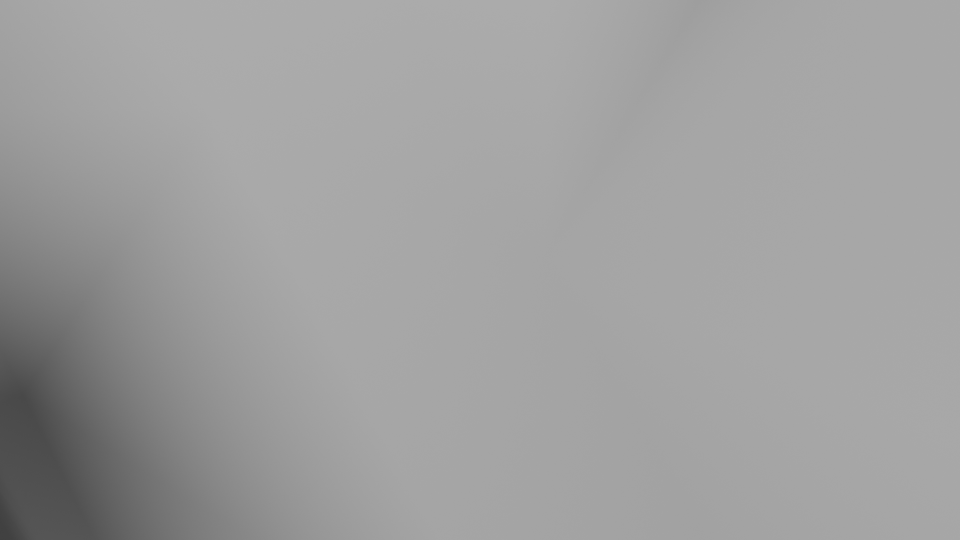
#> input picture .trippedd_assets/mars_source_1RKxHGkgoKe0hZf7a2kObqzKpgqKfkrhl_proxy_render.png, 1920 x 1080 px (shown at 1/2 size)
$ python -i features.py   (imports and definitions only)   (older library calls are emulated)
#> lines starting #> are read from the running program, lines starting #| are printed output that depends on the picture; after the words box and inside, x2 and y2 are one past the last pixel; in counts of white or black regions, pixels touching at a corner belong together
#> further down, picture is the input picture: shape (1080, 1920, 3); min 64, max 172, mean 158.7
#!/usr/bin/env python3
"""
features.py — Shared per-frame / per-window feature extraction for sensorium.

Visual features (OpenCV + numpy, no torch):
  sharpness, contrast, colorfulness, brightness, saturation,
  edge_density, flatness (2D-cartoon proxy), palette_size,
  gradient_smoothness (3D-render proxy), texture_energy,
  symmetry, thirds_balance, noise_est, blockiness

Audio features (librosa, no torch):
  rms, spectral_centroid, spectral_rolloff, zcr, mfcc13 means,
  spectral_contrast mean, energy_vad_ratio

All functions are pure numpy/OpenCV. Runs on CPU in seconds.
Part of sensorium (~/workspace/tools/brain/sensorium/).
Reuses the ai-qc venv: ~/workspace/tools/ai-qc/venv/bin/python
"""
import cv2
import numpy as np


# ---------------------------------------------------------------- visual ---

def visual_features_bgr(frame_bgr):
    """
    Compute the visual feature dict for one BGR frame (any size; internally
    downscaled to width 360 for speed). All values are floats.
    """
    h, w = frame_bgr.shape[:2]
#> h = 1080; w = 1920
    scale = 360.0 / max(1, w)
#> scale = 0.188
    small = cv2.resize(frame_bgr, (max(1, int(w * scale)),
                                   max(1, int(h * scale))),
                       interpolation=cv2.INTER_AREA)
    gray = cv2.cvtColor(small, cv2.COLOR_BGR2GRAY).astype(np.float32)
    lab = cv2.cvtColor(small, cv2.COLOR_BGR2LAB).astype(np.float32)
    hsv = cv2.cvtColor(small, cv2.COLOR_BGR2HSV).astype(np.float32)
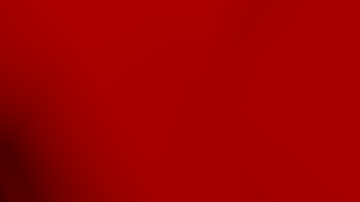
#> hsv: shape (202, 360, 3) float32; mean B, G, R 0, 0, 158.8
    L = lab[:, :, 0]          # 0..100
    S = hsv[:, :, 1]          # 0..255
#> S: shape (202, 360) float32; every value is 0

    # sharpness: variance of Laplacian
    sharpness = float(cv2.Laplacian(gray, cv2.CV_32F).var())
#> sharpness = 1.2
    # contrast: RMS contrast of L
    contrast = float(gray.std())
#> contrast = 18.68
    # brightness
    brightness = float(L.mean())
#> brightness = 166.8
    # saturation
    saturation = float(S.mean())
#> saturation = 0

    # colorfulness (Hasler & Susstrunk)
    b, g, r = (small[:, :, i].astype(np.float32) for i in range(3))
    rg = r - g
    yb = 0.5 * (r + g) - b
    colorfulness = float(np.sqrt(rg.std() ** 2 + yb.std() ** 2)
                         + 0.3 * np.sqrt(rg.mean() ** 2 + yb.mean() ** 2))
#> colorfulness = 0

    # edge density (Canny)
    edges = cv2.Canny((gray).astype(np.uint8), 80, 160)
#> edges: shape (202, 360); every value is 0
    edge_density = float((edges > 0).mean())
#> edge_density = 0

    # flatness: fraction of pixels in locally-flat regions
    # (2D cartoon = large flat color fields; 3D render = gradients everywhere)
    local_var = cv2.blur(gray ** 2, (9, 9)) - cv2.blur(gray, (9, 9)) ** 2
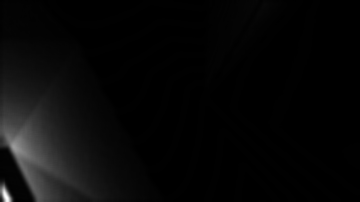
#> local_var: shape (202, 360) float32; min 0, max 33.71, mean 1.1; drawn with min black and max white
    flatness = float((local_var < 25.0).mean())
#> flatness = 0.999

    # palette size: dominant quantized colors (5-bit per channel)
    q = (small // 8).reshape(-1, 3)
    # use a strided sample for speed
    qs = q[::37]
#> qs = 1966 rows, first 8: [20, 20, 20], [21, 21, 21], [21, 21, 21], [21, 21, 21], [21, 21, 21], [21, 21, 21], [21, 21, 21], [19, 19, 19]
    palette_size = float(len(np.unique(qs.reshape(-1, 3), axis=0)))
#> palette_size = 14

    # gradient smoothness: mean gradient magnitude OUTSIDE strong edges
    # (3D subsurface scattering / soft GI = smooth gradients in non-edge areas)
    gx = cv2.Sobel(gray, cv2.CV_32F, 1, 0, ksize=3)
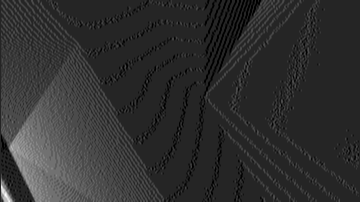
#> gx: shape (202, 360) float32; min -4, max 23, mean 1.1; drawn with min black and max white
    gy = cv2.Sobel(gray, cv2.CV_32F, 0, 1, ksize=3)
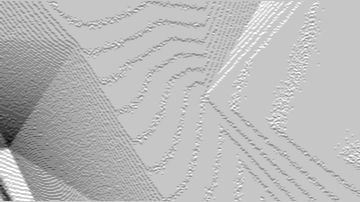
#> gy: shape (202, 360) float32; min -14, max 4, mean -0.895; drawn with min black and max white
    gmag = np.sqrt(gx ** 2 + gy ** 2)
    nonedge = gmag < 12.0
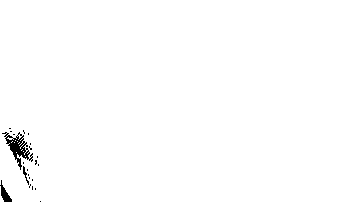
#> nonedge: shape (202, 360) bool; 99.2% white; 22 black regions (19 under 20 px), largest, box (x1, y1, x2, y2) and area: (2, 132, 33, 170) 381, (0, 180, 12, 202) 108, (23, 166, 29, 185) 35
    gradient_smoothness = float(gmag[nonedge].mean()) if nonedge.any() else 0.0
#> gradient_smoothness = 1.86

    # texture energy: high-frequency energy (pores, fabric weave, film grain)
    blur = cv2.GaussianBlur(gray, (0, 0), 2.0)
    texture_energy = float(np.abs(gray - blur).mean())
#> texture_energy = 0.166

    # symmetry: horizontal flip correlation
    fh, fw = gray.shape
#> fh = 202; fw = 360
    left = gray[:, :fw // 2]
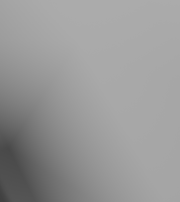
#> left: shape (202, 180) float32; min 64, max 171, mean 151.9
    right = np.fliplr(gray[:, fw - fw // 2:])
    mw = min(left.shape[1], right.shape[1])
#> mw = 180
    lz, rz = left[:, :mw].ravel(), right[:, :mw].ravel()
    if lz.std() > 1e-6 and rz.std() > 1e-6:
        symmetry = float(np.corrcoef(lz, rz)[0, 1])
#> symmetry = -0.182
    else:
        symmetry = 0.0

    # thirds balance: distance of edge-mass centroid from nearest third-point
    ys, xs = np.nonzero(edges)
#> ys = empty array; xs = empty array
    if len(xs):
        cx, cy = xs.mean() / fw, ys.mean() / fh
        thirds = np.array([1 / 3, 2 / 3])
        thirds_balance = float(min(
            np.hypot(cx - tx, cy - ty)
            for tx in thirds for ty in thirds))
    else:
        thirds_balance = 0.5

    # noise estimate: median abs deviation of Laplacian high-pass
    lap = cv2.Laplacian(gray, cv2.CV_32F)
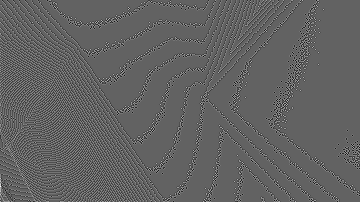
#> lap: shape (202, 360) float32; min -5, max 8, mean 0.00142; drawn with min black and max white
    noise_est = float(np.median(np.abs(lap)) / 0.6745)
#> noise_est = 0

    # blockiness: mean abs diff across 8x8 block boundaries (compression tell)
    bh, bw = (gray.shape[0] // 8) * 8, (gray.shape[1] // 8) * 8
#> bh = 200; bw = 360
    g8 = gray[:bh, :bw]
    vdiff = np.abs(np.diff(g8[7::8, :], axis=0)).mean()
#> vdiff = 1.06
    hdiff = np.abs(np.diff(g8[:, 7::8], axis=1)).mean()
#> hdiff = 1.32
    inner_v = np.abs(np.diff(g8, axis=0)).mean()
#> inner_v = 0.171
    inner_h = np.abs(np.diff(g8, axis=1)).mean()
#> inner_h = 0.211
    blockiness = float(max(0.0, (vdiff - inner_v) + (hdiff - inner_h)))
#> blockiness = 2

    return {
        "sharpness": sharpness,
        "contrast": contrast,
        "brightness": brightness,
        "saturation": saturation,
        "colorfulness": colorfulness,
        "edge_density": edge_density,
        "flatness": flatness,
        "palette_size": palette_size,
        "gradient_smoothness": gradient_smoothness,
        "texture_energy": texture_energy,
        "symmetry": symmetry,
        "thirds_balance": thirds_balance,
        "noise_est": noise_est,
        "blockiness": blockiness,
    }


VISUAL_KEYS = ["sharpness", "contrast", "brightness", "saturation",
               "colorfulness", "edge_density", "flatness", "palette_size",
               "gradient_smoothness", "texture_energy", "symmetry",
               "thirds_balance", "noise_est", "blockiness"]


def visual_vector(frame_bgr):
    d = visual_features_bgr(frame_bgr)
    return np.array([d[k] for k in VISUAL_KEYS], dtype=np.float64)


# ----------------------------------------------------------------- audio ---

# [40 lines left out: function audio_features_window, not called in this run]


AUDIO_KEYS = (["rms", "log_rms", "zcr", "centroid", "rolloff",
               "contrast_mean", "pitch_med", "pitch_std"]
              + [f"mfcc{i:02d}" for i in range(13)])


def audio_vector(y, sr=16000):
    d = audio_features_window(y, sr=sr)
    return np.array([d[k] for k in AUDIO_KEYS], dtype=np.float64)


# --------------------------------------------------------------- sampling ---

# [55 lines left out: functions sample_video_frames, extract_audio_mono, not called in this run]

>>> import cv2
>>> picture = cv2.imread('../../../.trippedd_assets/mars_source_1RKxHGkgoKe0hZf7a2kObqzKpgqKfkrhl_proxy_render.png')
>>> result = visual_features_bgr(picture)
#> result = 14 items
